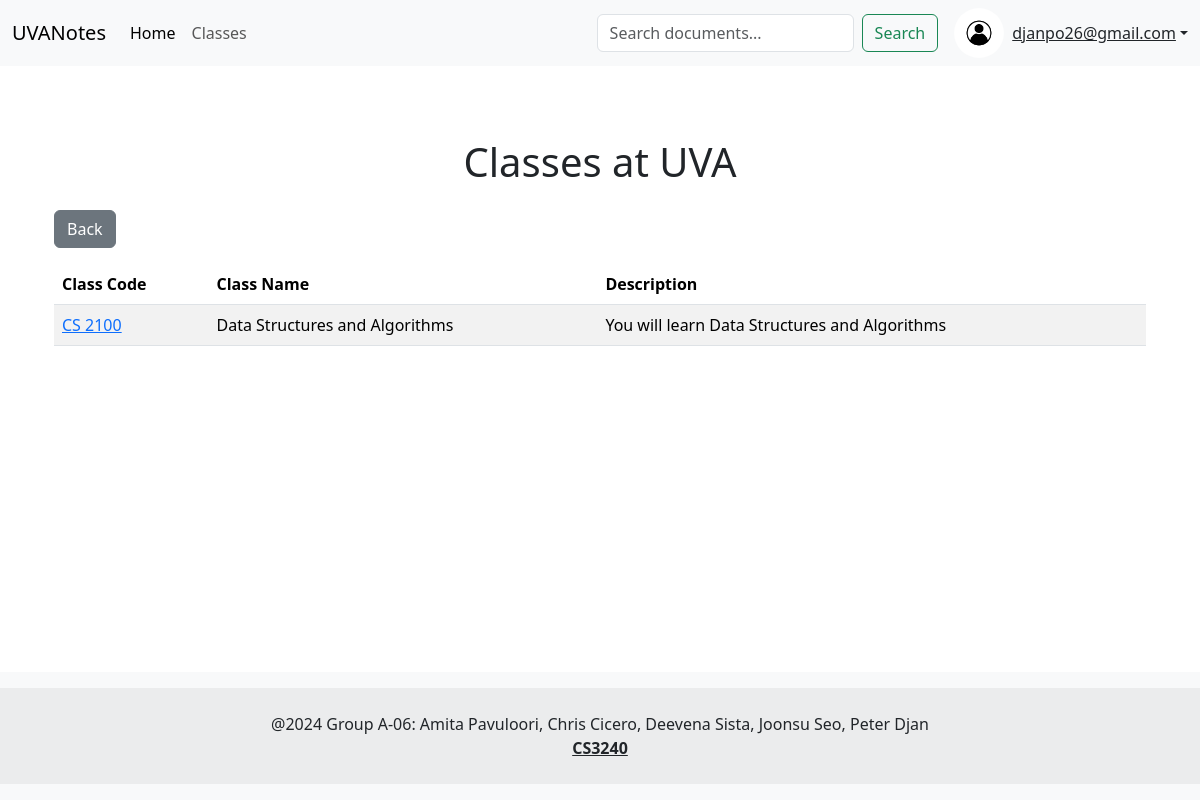
Page /classes/ (signed in) on the committed database.
### profiles/models.py (models this page shows, shortened)
class Profile(models.Model):
    USER_TYPE_CHOICES = [('Common', 'Common'),
                         ('PMA Admin', 'PMA Admin'),
                         ('Anonymous', 'Anonymous')
                         ]
    YEAR_CHOICES = [ ('First Year','First Year'),
                    ('Second Year','Second Year'),
                    ('Third Year','Third Year'),
                    ('Fourth Year','Fourth Year')
                    ]
    user = models.OneToOneField(User, on_delete=models.CASCADE)
    computing_id = models.TextField(max_length=10, unique=True, blank=True, null=True, default=None)
    major = models.TextField(max_length=50, blank=True, null=True)
    year = models.CharField(max_length=15, choices=YEAR_CHOICES, blank=True, null=True)
    user_type = models.CharField(max_length=20, default='Common', choices=USER_TYPE_CHOICES)
    date_joined = models.DateField(auto_now_add=True)
    bio = models.TextField(max_length=500, blank=True, null=True)
    profile_pic = models.FileField(upload_to=upload_to_profile_folder, default='profiles/images/testpfp.png')

### classes/models.py (models this page shows, shortened)
class Class(models.Model):
    owner = models.ForeignKey(User, on_delete=models.CASCADE)
    name = models.CharField(max_length=255)
    class_code = models.CharField(max_length=100, unique=True) # Ensure the class_code is unique
    class_id = models.AutoField(primary_key=True) # Auto-generated unique class_id
    description = models.TextField()
    member_list = models.ManyToManyField(User, related_name='classes_joined', blank=True)
    pma_admins = models.ManyToManyField(User, related_name='project_pma_admins', blank=True)

### classes/views.py (the view)
# urls.py: path('', views.class_list, name='class_list'),
def class_list(request):
    classes = Class.objects.all()
    return render(request, 'classes/all_classes.html', {'classes': classes})

### profiles/context_processors.py (called while the page is built)
def user_profile(request):
    if request.user.is_authenticated:
        try:
            profile = Profile.objects.get(user=request.user)
            return {'user_profile': profile}
        except Profile.DoesNotExist:
            return {'user_profile': None}
    return {}

### classes/templates/classes/all_classes.html (shortened to what this page needs)
{% extends 'base.html' %}
{% block content %}
<div class="container mt-4">
    <h1 class="mb-4 text-center">Classes at UVA</h1>
    <button class="btn btn-secondary mb-3" onclick="history.back()">Back</button>
    <table class="table table-striped">
        <thead>
            <tr>
                <th>Class Code</th>
                <th>Class Name</th>
                <th>Description</th>
            </tr>
        </thead>
        <tbody>
            {% for class in classes %}
            <tr>
                <td><a href="{% url 'classes:class_detail' class.class_id %}">{{ class.class_code }}</a></td>
                <td>{{ class.name }}</td>
                <td>{{ class.description }}</td>
            </tr>
            {% endfor %}
        </tbody>
    </table>
</div>
{% endblock %}

### mysite/templates/base.html (shortened to what this page needs)
<!DOCTYPE html>
{% load bootstrap5 %}
{% load static %}
<html lang="en">
<head>
    <link rel="stylesheet" href="https://cdn.jsdelivr.net/npm/bootstrap@5.3.3/dist/css/bootstrap.min.css"
>
    <link rel="stylesheet" href="https://cdnjs.cloudflare.com/ajax/libs/bootstrap-icons/1.10.0/font/bootstrap-icons.min.css">
</head>
<body>
    <nav class="navbar navbar-expand-lg navbar-light bg-light">
        <div class="container-fluid">
            <a class="navbar-brand">
                UVANotes
            </a>
            <div class="collapse navbar-collapse">
                <ul class="navbar-nav me-auto mb-2 mb-lg-0">
                    <li class="nav-item">
                        <a class="nav-link active" aria-current="page" href="{% url 'home' %}">Home</a>
                    </li>
                    {% if user.is_authenticated %}
                    <li class="nav-item">
                        <a class="nav-link" href="{% url 'classes:class_list' %}">Classes</a>
                    </li>
                    {% endif %}
                </ul>
                {%if user.is_authenticated and user.username != 'guest'%}
                    <form class="d-flex" action="{% url 'projects:search_documents' %}" method="GET">
                        <input class="form-control me-2" type="search" name="q" placeholder="Search documents..." aria-label="Search">
                        <button class="btn btn-outline-success" type="submit">Search</button>
                    </form>
                {%endif%}
                <div class="ms-3">
                    {% if user.is_authenticated %}
                        {% if user.username != 'guest' %}
                            <div class="dropdown">
                                <a href="#" class="d-flex align-items-center text-dark dropdown-toggle" id="userDropdown" data-bs-toggle="dropdown" aria-expanded="false">
                                    {% if user_profile and user_profile.profile_pic %}
                                        <img src="{{ user_profile.profile_pic.url }}" alt="User" width="50" height="50" class="rounded-circle">
                                    {% endif %}
                                    <span class="ms-2">{{ user.username }}</span>
                                </a>
                            </div>
                     {% else %}
                        <a class="btn btn-outline-secondary" href="{% url 'login:logout' %}">Logout</a>
                     {% endif %}
                    {% else %}
                        <a class="btn btn-outline-secondary px-4 " href="{% url 'login:anonymous_login' %}">View Classes and Projects</a>
                        <a class="btn btn-outline-primary  px-4 me-sm-3" href="{% url 'login:login' %}">
                            <i class="bi bi-google"></i> Login
                        </a>
                    {% endif %}
                </div>
            </div>
        </div>
    </nav>
    <div class="container mt-4">
        {% block content %}{% endblock %}
    </div>
    <footer class="footer mt-auto py-3 bg-light text-center">
        <div class="text-center p-4" style="background-color: rgba(0, 0, 0, 0.05);">
            @2024 Group A-06: Amita Pavuloori, Chris Cicero, Deevena Sista, Joonsu Seo, Peter Djan
            <br><a class="text-reset fw-bold" href="https://f24.cs3240.org">CS3240</a>
        </div>
    </footer>
</body>
</html>

### mysite/templates/base.html (style rules this page uses)
html, body { height: 100%; }
body { display: flex; flex-direction: column; }
.footer { flex-shrink: 0; }

### rows in the picture
Profile: profile_pic (picture)
Class: class_code "CS 2100", name "Data Structures and Algorithms", description "You will learn Data Structures and Algorithms"

### other values in the picture
{{ user.username }} "djanpo26@gmail.com"
